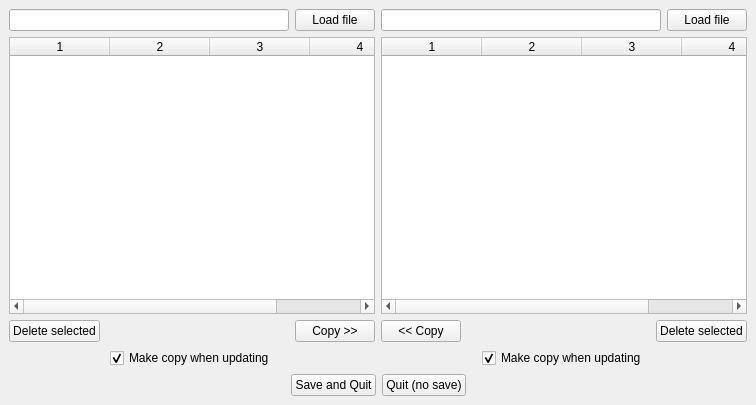
<?xml version="1.0" encoding="UTF-8"?>
<ui version="4.0">
 <class>MainWindow</class>
 <widget class="QMainWindow" name="MainWindow">
  <property name="geometry">
   <rect>
    <x>0</x>
    <y>0</y>
    <width>756</width>
    <height>405</height>
   </rect>
  </property>
  <property name="windowTitle">
   <string>OpenPnp Feeder Management</string>
  </property>
  <widget class="QWidget" name="centralwidget">
   <layout class="QVBoxLayout" name="verticalLayout_3">
    <item>
     <layout class="QHBoxLayout" name="horizontalLayout_8">
      <item>
       <layout class="QVBoxLayout" name="verticalLayout_2">
        <item>
         <layout class="QHBoxLayout" name="horizontalLayout">
          <item>
           <widget class="QLineEdit" name="leftLE">
            <property name="enabled">
             <bool>true</bool>
            </property>
            <property name="readOnly">
             <bool>true</bool>
            </property>
           </widget>
          </item>
          <item>
           <widget class="QPushButton" name="leftLoadPB">
            <property name="text">
             <string>Load file</string>
            </property>
           </widget>
          </item>
         </layout>
        </item>
        <item>
         <widget class="QTableWidget" name="tableWidgetLeft">
          <property name="columnCount">
           <number>4</number>
          </property>
          <column/>
          <column/>
          <column/>
          <column/>
         </widget>
        </item>
        <item>
         <layout class="QHBoxLayout" name="horizontalLayout_4">
          <item>
           <widget class="QPushButton" name="leftDeletePB">
            <property name="text">
             <string>Delete selected</string>
            </property>
           </widget>
          </item>
          <item>
           <spacer name="horizontalSpacer_2">
            <property name="orientation">
             <enum>Qt::Horizontal</enum>
            </property>
            <property name="sizeHint" stdset="0">
             <size>
              <width>40</width>
              <height>20</height>
             </size>
            </property>
           </spacer>
          </item>
          <item>
           <widget class="QPushButton" name="LeftCopyPB">
            <property name="text">
             <string>Copy &gt;&gt;</string>
            </property>
           </widget>
          </item>
         </layout>
        </item>
        <item>
         <layout class="QHBoxLayout" name="horizontalLayout_6">
          <item>
           <spacer name="horizontalSpacer_5">
            <property name="orientation">
             <enum>Qt::Horizontal</enum>
            </property>
            <property name="sizeHint" stdset="0">
             <size>
              <width>40</width>
              <height>20</height>
             </size>
            </property>
           </spacer>
          </item>
          <item>
           <widget class="QCheckBox" name="copyLeftCB">
            <property name="text">
             <string>Make copy when updating</string>
            </property>
            <property name="checked">
             <bool>true</bool>
            </property>
           </widget>
          </item>
          <item>
           <spacer name="horizontalSpacer_6">
            <property name="orientation">
             <enum>Qt::Horizontal</enum>
            </property>
            <property name="sizeHint" stdset="0">
             <size>
              <width>40</width>
              <height>20</height>
             </size>
            </property>
           </spacer>
          </item>
         </layout>
        </item>
       </layout>
      </item>
      <item>
       <layout class="QVBoxLayout" name="verticalLayout">
        <item>
         <layout class="QHBoxLayout" name="horizontalLayout_2">
          <item>
           <widget class="QLineEdit" name="rightLE">
            <property name="enabled">
             <bool>true</bool>
            </property>
            <property name="readOnly">
             <bool>true</bool>
            </property>
           </widget>
          </item>
          <item>
           <widget class="QPushButton" name="rightLoadPB">
            <property name="text">
             <string>Load file</string>
            </property>
           </widget>
          </item>
         </layout>
        </item>
        <item>
         <widget class="QTableWidget" name="tableWidgetRight">
          <property name="columnCount">
           <number>4</number>
          </property>
          <column/>
          <column/>
          <column/>
          <column/>
         </widget>
        </item>
        <item>
         <layout class="QHBoxLayout" name="horizontalLayout_3">
          <item>
           <widget class="QPushButton" name="rightCopyPB">
            <property name="text">
             <string>&lt;&lt; Copy</string>
            </property>
           </widget>
          </item>
          <item>
           <spacer name="horizontalSpacer">
            <property name="orientation">
             <enum>Qt::Horizontal</enum>
            </property>
            <property name="sizeHint" stdset="0">
             <size>
              <width>40</width>
              <height>20</height>
             </size>
            </property>
           </spacer>
          </item>
          <item>
           <widget class="QPushButton" name="rightDeletePB">
            <property name="text">
             <string>Delete selected</string>
            </property>
           </widget>
          </item>
         </layout>
        </item>
        <item>
         <layout class="QHBoxLayout" name="horizontalLayout_7">
          <item>
           <spacer name="horizontalSpacer_7">
            <property name="orientation">
             <enum>Qt::Horizontal</enum>
            </property>
            <property name="sizeHint" stdset="0">
             <size>
              <width>40</width>
              <height>20</height>
             </size>
            </property>
           </spacer>
          </item>
          <item>
           <widget class="QCheckBox" name="copyRightCB">
            <property name="text">
             <string>Make copy when updating</string>
            </property>
            <property name="checked">
             <bool>true</bool>
            </property>
           </widget>
          </item>
          <item>
           <spacer name="horizontalSpacer_8">
            <property name="orientation">
             <enum>Qt::Horizontal</enum>
            </property>
            <property name="sizeHint" stdset="0">
             <size>
              <width>40</width>
              <height>20</height>
             </size>
            </property>
           </spacer>
          </item>
         </layout>
        </item>
       </layout>
      </item>
     </layout>
    </item>
    <item>
     <layout class="QHBoxLayout" name="horizontalLayout_5">
      <item>
       <spacer name="horizontalSpacer_3">
        <property name="orientation">
         <enum>Qt::Horizontal</enum>
        </property>
        <property name="sizeHint" stdset="0">
         <size>
          <width>40</width>
          <height>20</height>
         </size>
        </property>
       </spacer>
      </item>
      <item>
       <widget class="QPushButton" name="saveQuitPB">
        <property name="text">
         <string>Save and Quit</string>
        </property>
       </widget>
      </item>
      <item>
       <widget class="QPushButton" name="quitPB">
        <property name="text">
         <string>Quit (no save)</string>
        </property>
       </widget>
      </item>
      <item>
       <spacer name="horizontalSpacer_4">
        <property name="orientation">
         <enum>Qt::Horizontal</enum>
        </property>
        <property name="sizeHint" stdset="0">
         <size>
          <width>40</width>
          <height>20</height>
         </size>
        </property>
       </spacer>
      </item>
     </layout>
    </item>
   </layout>
  </widget>
  <widget class="QMenuBar" name="menuBar">
   <property name="geometry">
    <rect>
     <x>0</x>
     <y>0</y>
     <width>756</width>
     <height>21</height>
    </rect>
   </property>
  </widget>
 </widget>
 <resources/>
 <connections>
  <connection>
   <sender>leftLoadPB</sender>
   <signal>clicked()</signal>
   <receiver>MainWindow</receiver>
   <slot>loadLeft()</slot>
   <hints>
    <hint type="sourcelabel">
     <x>334</x>
     <y>51</y>
    </hint>
    <hint type="destinationlabel">
     <x>294</x>
     <y>59</y>
    </hint>
   </hints>
  </connection>
  <connection>
   <sender>rightLoadPB</sender>
   <signal>clicked()</signal>
   <receiver>MainWindow</receiver>
   <slot>loadRight()</slot>
   <hints>
    <hint type="sourcelabel">
     <x>692</x>
     <y>47</y>
    </hint>
    <hint type="destinationlabel">
     <x>669</x>
     <y>58</y>
    </hint>
   </hints>
  </connection>
  <connection>
   <sender>leftDeletePB</sender>
   <signal>clicked()</signal>
   <receiver>MainWindow</receiver>
   <slot>deleteLeft()</slot>
   <hints>
    <hint type="sourcelabel">
     <x>47</x>
     <y>332</y>
    </hint>
    <hint type="destinationlabel">
     <x>47</x>
     <y>352</y>
    </hint>
   </hints>
  </connection>
  <connection>
   <sender>rightDeletePB</sender>
   <signal>clicked()</signal>
   <receiver>MainWindow</receiver>
   <slot>deleteRight()</slot>
   <hints>
    <hint type="sourcelabel">
     <x>685</x>
     <y>322</y>
    </hint>
    <hint type="destinationlabel">
     <x>685</x>
     <y>364</y>
    </hint>
   </hints>
  </connection>
  <connection>
   <sender>LeftCopyPB</sender>
   <signal>clicked()</signal>
   <receiver>MainWindow</receiver>
   <slot>copyLeft()</slot>
   <hints>
    <hint type="sourcelabel">
     <x>340</x>
     <y>332</y>
    </hint>
    <hint type="destinationlabel">
     <x>327</x>
     <y>349</y>
    </hint>
   </hints>
  </connection>
  <connection>
   <sender>rightCopyPB</sender>
   <signal>clicked()</signal>
   <receiver>MainWindow</receiver>
   <slot>copyRight()</slot>
   <hints>
    <hint type="sourcelabel">
     <x>429</x>
     <y>322</y>
    </hint>
    <hint type="destinationlabel">
     <x>423</x>
     <y>345</y>
    </hint>
   </hints>
  </connection>
  <connection>
   <sender>saveQuitPB</sender>
   <signal>clicked()</signal>
   <receiver>MainWindow</receiver>
   <slot>saveQuit()</slot>
   <hints>
    <hint type="sourcelabel">
     <x>303</x>
     <y>383</y>
    </hint>
    <hint type="destinationlabel">
     <x>242</x>
     <y>384</y>
    </hint>
   </hints>
  </connection>
  <connection>
   <sender>quitPB</sender>
   <signal>clicked()</signal>
   <receiver>MainWindow</receiver>
   <slot>quit()</slot>
   <hints>
    <hint type="sourcelabel">
     <x>452</x>
     <y>380</y>
    </hint>
    <hint type="destinationlabel">
     <x>499</x>
     <y>379</y>
    </hint>
   </hints>
  </connection>
 </connections>
 <slots>
  <slot>loadLeft()</slot>
  <slot>loadRight()</slot>
  <slot>deleteLeft()</slot>
  <slot>deleteRight()</slot>
  <slot>copyLeft()</slot>
  <slot>copyRight()</slot>
  <slot>saveQuit()</slot>
  <slot>quit()</slot>
 </slots>
</ui>
